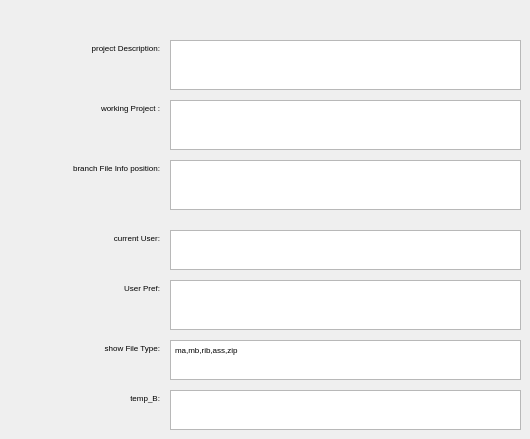
    <widget class="QWidget" name="tab_2">
     <attribute name="title">
      <string>option Edit</string>
     </attribute>
     <widget class="QLabel" name="label_optionPage_projDescription">
      <property name="geometry">
       <rect>
        <x>30</x>
        <y>40</y>
        <width>130</width>
        <height>16</height>
       </rect>
      </property>
      <property name="font">
       <font>
        <family>Arial</family>
        <pointsize>6</pointsize>
       </font>
      </property>
      <property name="text">
       <string>project Description:</string>
      </property>
      <property name="alignment">
       <set>Qt::AlignRight|Qt::AlignTrailing|Qt::AlignVCenter</set>
      </property>
     </widget>
     <widget class="QLabel" name="label_optionPage_showFileType">
      <property name="geometry">
       <rect>
        <x>30</x>
        <y>340</y>
        <width>130</width>
        <height>16</height>
       </rect>
      </property>
      <property name="font">
       <font>
        <pointsize>6</pointsize>
       </font>
      </property>
      <property name="text">
       <string>show File Type:</string>
      </property>
      <property name="alignment">
       <set>Qt::AlignRight|Qt::AlignTrailing|Qt::AlignVCenter</set>
      </property>
     </widget>
     <widget class="QLabel" name="label_optionPage_tempB">
      <property name="geometry">
       <rect>
        <x>30</x>
        <y>390</y>
        <width>130</width>
        <height>16</height>
       </rect>
      </property>
      <property name="font">
       <font>
        <pointsize>6</pointsize>
       </font>
      </property>
      <property name="text">
       <string>temp_B:</string>
      </property>
      <property name="alignment">
       <set>Qt::AlignRight|Qt::AlignTrailing|Qt::AlignVCenter</set>
      </property>
     </widget>
     <widget class="QLabel" name="label_optionPage_userPref">
      <property name="geometry">
       <rect>
        <x>30</x>
        <y>280</y>
        <width>130</width>
        <height>16</height>
       </rect>
      </property>
      <property name="font">
       <font>
        <pointsize>6</pointsize>
       </font>
      </property>
      <property name="text">
       <string>User Pref:</string>
      </property>
      <property name="alignment">
       <set>Qt::AlignRight|Qt::AlignTrailing|Qt::AlignVCenter</set>
      </property>
     </widget>
     <widget class="QLabel" name="label_optionPage_User">
      <property name="geometry">
       <rect>
        <x>30</x>
        <y>230</y>
        <width>130</width>
        <height>16</height>
       </rect>
      </property>
      <property name="font">
       <font>
        <pointsize>6</pointsize>
       </font>
      </property>
      <property name="text">
       <string>current User:</string>
      </property>
      <property name="alignment">
       <set>Qt::AlignRight|Qt::AlignTrailing|Qt::AlignVCenter</set>
      </property>
     </widget>
     <widget class="QLabel" name="label_optionPage_workProj">
      <property name="geometry">
       <rect>
        <x>30</x>
        <y>100</y>
        <width>130</width>
        <height>16</height>
       </rect>
      </property>
      <property name="font">
       <font>
        <pointsize>6</pointsize>
       </font>
      </property>
      <property name="text">
       <string>working Project :</string>
      </property>
      <property name="alignment">
       <set>Qt::AlignRight|Qt::AlignTrailing|Qt::AlignVCenter</set>
      </property>
     </widget>
     <widget class="QLabel" name="label_optionPage_branchFileInfo">
      <property name="geometry">
       <rect>
        <x>30</x>
        <y>160</y>
        <width>130</width>
        <height>16</height>
       </rect>
      </property>
      <property name="font">
       <font>
        <pointsize>6</pointsize>
       </font>
      </property>
      <property name="text">
       <string>branch File Info position:</string>
      </property>
      <property name="alignment">
       <set>Qt::AlignRight|Qt::AlignTrailing|Qt::AlignVCenter</set>
      </property>
     </widget>
     <widget class="QPlainTextEdit" name="plainTextEdit_optionPage_projDescription">
      <property name="geometry">
       <rect>
        <x>170</x>
        <y>40</y>
        <width>351</width>
        <height>50</height>
       </rect>
      </property>
      <property name="font">
       <font>
        <pointsize>6</pointsize>
       </font>
      </property>
      <property name="readOnly">
       <bool>true</bool>
      </property>
      <property name="plainText">
       <string/>
      </property>
     </widget>
     <widget class="QPlainTextEdit" name="plainTextEdit_optionPage_workProj">
      <property name="geometry">
       <rect>
        <x>170</x>
        <y>100</y>
        <width>351</width>
        <height>50</height>
       </rect>
      </property>
      <property name="font">
       <font>
        <pointsize>6</pointsize>
       </font>
      </property>
      <property name="readOnly">
       <bool>true</bool>
      </property>
     </widget>
     <widget class="QPlainTextEdit" name="plainTextEdit_optionPage_branchInfoPos">
      <property name="geometry">
       <rect>
        <x>170</x>
        <y>160</y>
        <width>351</width>
        <height>50</height>
       </rect>
      </property>
      <property name="font">
       <font>
        <pointsize>6</pointsize>
       </font>
      </property>
      <property name="readOnly">
       <bool>true</bool>
      </property>
     </widget>
     <widget class="QPlainTextEdit" name="plainTextEdit_optionPage_currentUser">
      <property name="geometry">
       <rect>
        <x>170</x>
        <y>230</y>
        <width>351</width>
        <height>40</height>
       </rect>
      </property>
      <property name="font">
       <font>
        <pointsize>6</pointsize>
       </font>
      </property>
      <property name="readOnly">
       <bool>true</bool>
      </property>
     </widget>
     <widget class="QPlainTextEdit" name="plainTextEdit_optionPage_userPref">
      <property name="geometry">
       <rect>
        <x>170</x>
        <y>280</y>
        <width>351</width>
        <height>50</height>
       </rect>
      </property>
      <property name="font">
       <font>
        <pointsize>6</pointsize>
       </font>
      </property>
      <property name="readOnly">
       <bool>true</bool>
      </property>
     </widget>
     <widget class="QPlainTextEdit" name="plainTextEdit_optionPage_showFileType">
      <property name="geometry">
       <rect>
        <x>170</x>
        <y>340</y>
        <width>351</width>
        <height>40</height>
       </rect>
      </property>
      <property name="font">
       <font>
        <pointsize>6</pointsize>
       </font>
      </property>
      <property name="readOnly">
       <bool>false</bool>
      </property>
      <property name="plainText">
       <string>ma,mb,rib,ass,zip</string>
      </property>
     </widget>
     <widget class="QPlainTextEdit" name="plainTextEdit_optionPage_tempB">
      <property name="geometry">
       <rect>
        <x>170</x>
        <y>390</y>
        <width>351</width>
        <height>40</height>
       </rect>
      </property>
      <property name="font">
       <font>
        <pointsize>6</pointsize>
       </font>
      </property>
      <property name="readOnly">
       <bool>true</bool>
      </property>
     </widget>
    </widget>
